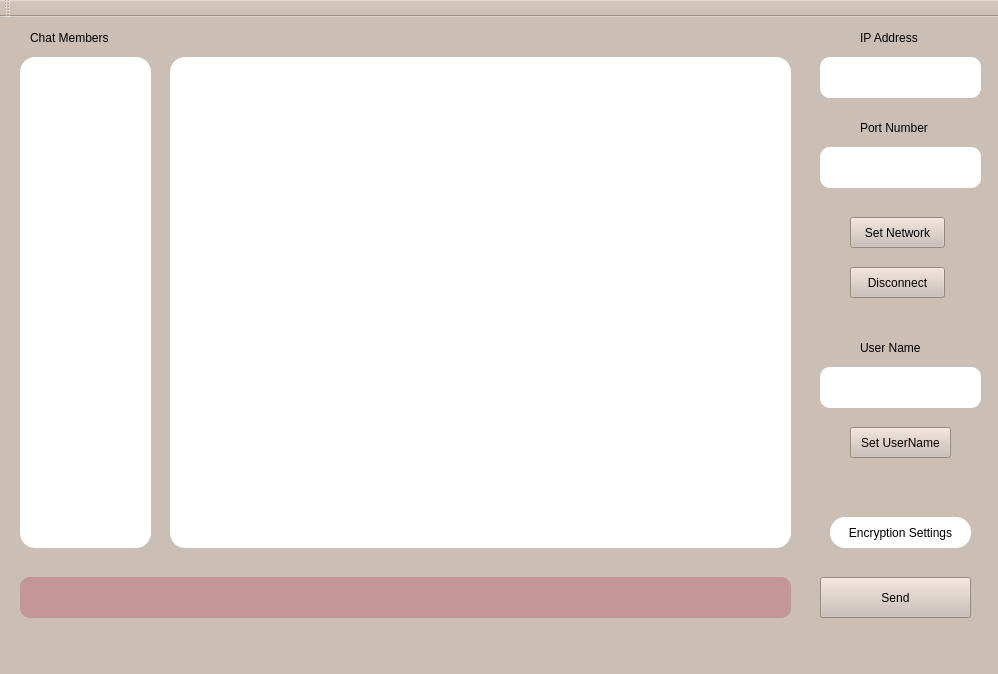
<?xml version="1.0" encoding="UTF-8"?>
<ui version="4.0">
 <class>MainWindow</class>
 <widget class="QMainWindow" name="MainWindow">
  <property name="geometry">
   <rect>
    <x>0</x>
    <y>0</y>
    <width>998</width>
    <height>674</height>
   </rect>
  </property>
  <property name="windowTitle">
   <string>MainWindow</string>
  </property>
  <property name="styleSheet">
   <string notr="true">background-color:#CBBEB5;</string>
  </property>
  <widget class="QWidget" name="centralWidget">
   <widget class="QPushButton" name="sendButton">
    <property name="geometry">
     <rect>
      <x>820</x>
      <y>560</y>
      <width>151</width>
      <height>41</height>
     </rect>
    </property>
    <property name="text">
     <string>Send</string>
    </property>
    <property name="default">
     <bool>false</bool>
    </property>
    <property name="flat">
     <bool>false</bool>
    </property>
   </widget>
   <widget class="QTextEdit" name="textEdit">
    <property name="geometry">
     <rect>
      <x>20</x>
      <y>560</y>
      <width>771</width>
      <height>41</height>
     </rect>
    </property>
    <property name="styleSheet">
     <string notr="true">border-radius:10%;
background-color:#c39797;</string>
    </property>
    <property name="verticalScrollBarPolicy">
     <enum>Qt::ScrollBarAlwaysOff</enum>
    </property>
    <property name="horizontalScrollBarPolicy">
     <enum>Qt::ScrollBarAlwaysOff</enum>
    </property>
    <property name="sizeAdjustPolicy">
     <enum>QAbstractScrollArea::AdjustIgnored</enum>
    </property>
   </widget>
   <widget class="QListView" name="listView">
    <property name="enabled">
     <bool>true</bool>
    </property>
    <property name="geometry">
     <rect>
      <x>170</x>
      <y>40</y>
      <width>621</width>
      <height>491</height>
     </rect>
    </property>
    <property name="styleSheet">
     <string notr="true">border-radius:15%;
background-color:white;</string>
    </property>
    <property name="frameShadow">
     <enum>QFrame::Sunken</enum>
    </property>
    <property name="lineWidth">
     <number>5</number>
    </property>
   </widget>
   <widget class="QLabel" name="label">
    <property name="geometry">
     <rect>
      <x>30</x>
      <y>10</y>
      <width>101</width>
      <height>21</height>
     </rect>
    </property>
    <property name="text">
     <string>Chat Members</string>
    </property>
   </widget>
   <widget class="QLabel" name="label_2">
    <property name="geometry">
     <rect>
      <x>860</x>
      <y>10</y>
      <width>71</width>
      <height>21</height>
     </rect>
    </property>
    <property name="text">
     <string>IP Address</string>
    </property>
   </widget>
   <widget class="QLabel" name="label_3">
    <property name="geometry">
     <rect>
      <x>860</x>
      <y>100</y>
      <width>91</width>
      <height>21</height>
     </rect>
    </property>
    <property name="text">
     <string>Port Number</string>
    </property>
   </widget>
   <widget class="QPushButton" name="networkButton">
    <property name="geometry">
     <rect>
      <x>850</x>
      <y>200</y>
      <width>95</width>
      <height>31</height>
     </rect>
    </property>
    <property name="text">
     <string>Set Network</string>
    </property>
   </widget>
   <widget class="QPlainTextEdit" name="plainTextEdit">
    <property name="geometry">
     <rect>
      <x>820</x>
      <y>40</y>
      <width>161</width>
      <height>41</height>
     </rect>
    </property>
    <property name="styleSheet">
     <string notr="true">border-radius:10%;
background-color:white;
</string>
    </property>
   </widget>
   <widget class="QPlainTextEdit" name="plainTextEdit_2">
    <property name="geometry">
     <rect>
      <x>820</x>
      <y>130</y>
      <width>161</width>
      <height>41</height>
     </rect>
    </property>
    <property name="styleSheet">
     <string notr="true">border-radius:10%;
background-color:white;</string>
    </property>
   </widget>
   <widget class="QPushButton" name="disconnectButton">
    <property name="geometry">
     <rect>
      <x>850</x>
      <y>250</y>
      <width>95</width>
      <height>31</height>
     </rect>
    </property>
    <property name="text">
     <string>Disconnect</string>
    </property>
   </widget>
   <widget class="QListView" name="listView_2">
    <property name="geometry">
     <rect>
      <x>20</x>
      <y>40</y>
      <width>131</width>
      <height>491</height>
     </rect>
    </property>
    <property name="styleSheet">
     <string notr="true">border-radius:15%;
background-color:white;</string>
    </property>
   </widget>
   <widget class="QPlainTextEdit" name="plainTextEdit_3">
    <property name="geometry">
     <rect>
      <x>820</x>
      <y>350</y>
      <width>161</width>
      <height>41</height>
     </rect>
    </property>
    <property name="styleSheet">
     <string notr="true">border-radius:10%;
background-color:white;</string>
    </property>
   </widget>
   <widget class="QLabel" name="label_4">
    <property name="geometry">
     <rect>
      <x>860</x>
      <y>320</y>
      <width>81</width>
      <height>21</height>
     </rect>
    </property>
    <property name="text">
     <string>User Name</string>
    </property>
   </widget>
   <widget class="QPushButton" name="setnameButton">
    <property name="geometry">
     <rect>
      <x>850</x>
      <y>410</y>
      <width>101</width>
      <height>31</height>
     </rect>
    </property>
    <property name="text">
     <string>Set UserName</string>
    </property>
   </widget>
   <widget class="QPushButton" name="pushButton">
    <property name="geometry">
     <rect>
      <x>830</x>
      <y>500</y>
      <width>141</width>
      <height>31</height>
     </rect>
    </property>
    <property name="styleSheet">
     <string notr="true">border-radius:15%;
background-color:white;</string>
    </property>
    <property name="text">
     <string>Encryption Settings</string>
    </property>
   </widget>
  </widget>
  <widget class="QMenuBar" name="menuBar">
   <property name="geometry">
    <rect>
     <x>0</x>
     <y>0</y>
     <width>998</width>
     <height>27</height>
    </rect>
   </property>
  </widget>
  <widget class="QToolBar" name="mainToolBar">
   <attribute name="toolBarArea">
    <enum>TopToolBarArea</enum>
   </attribute>
   <attribute name="toolBarBreak">
    <bool>false</bool>
   </attribute>
  </widget>
  <widget class="QStatusBar" name="statusBar"/>
 </widget>
 <layoutdefault spacing="6" margin="11"/>
 <resources/>
 <connections/>
</ui>
